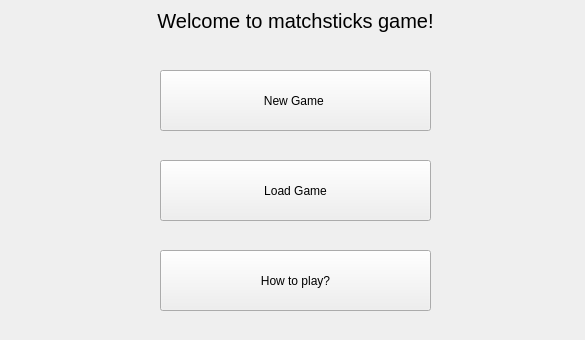
<?xml version="1.0" encoding="UTF-8"?>
<ui version="4.0">
 <class>MainMenu</class>
 <widget class="QWidget" name="MainMenu">
  <property name="geometry">
   <rect>
    <x>0</x>
    <y>0</y>
    <width>585</width>
    <height>340</height>
   </rect>
  </property>
  <property name="windowTitle">
   <string>Form</string>
  </property>
  <widget class="QPushButton" name="newGameButton">
   <property name="geometry">
    <rect>
     <x>160</x>
     <y>70</y>
     <width>271</width>
     <height>61</height>
    </rect>
   </property>
   <property name="text">
    <string>New Game </string>
   </property>
  </widget>
  <widget class="QPushButton" name="loadGameButton">
   <property name="geometry">
    <rect>
     <x>160</x>
     <y>160</y>
     <width>271</width>
     <height>61</height>
    </rect>
   </property>
   <property name="text">
    <string>Load Game</string>
   </property>
  </widget>
  <widget class="QPushButton" name="howToPlayButton">
   <property name="geometry">
    <rect>
     <x>160</x>
     <y>250</y>
     <width>271</width>
     <height>61</height>
    </rect>
   </property>
   <property name="text">
    <string>How to play?</string>
   </property>
  </widget>
  <widget class="QLabel" name="label">
   <property name="geometry">
    <rect>
     <x>100</x>
     <y>-10</y>
     <width>391</width>
     <height>61</height>
    </rect>
   </property>
   <property name="styleSheet">
    <string notr="true">font: 20px; </string>
   </property>
   <property name="text">
    <string>Welcome to matchsticks game!</string>
   </property>
   <property name="alignment">
    <set>Qt::AlignCenter</set>
   </property>
  </widget>
 </widget>
 <resources/>
 <connections/>
</ui>
